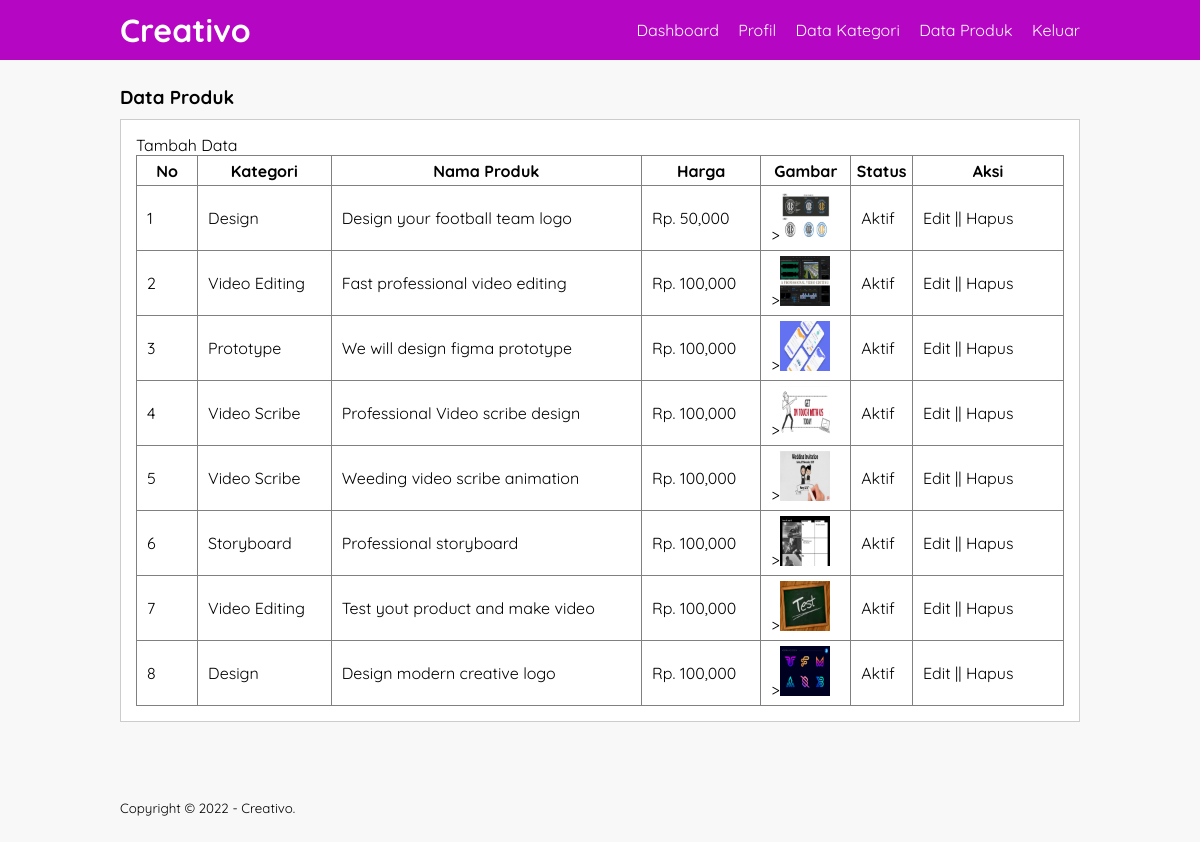
The app's page /data-produk.php (signed in) with its own data.
### tables this page shows
CREATE TABLE `tb_product` (
  `product_id` int(11) NOT NULL,
  `category_id` int(11) NOT NULL,
  `product_name` varchar(100) NOT NULL,
  `product_price` int(11) NOT NULL,
  `product_description` text NOT NULL,
  `product_image` varchar(100) NOT NULL,
  `product_status` tinyint(1) NOT NULL,
  `date_created` timestamp NOT NULL DEFAULT current_timestamp()
);

CREATE TABLE `tb_category` (
  `category_id` int(11) NOT NULL,
  `category_name` varchar(25) NOT NULL
);

### data-produk.php (the view, shortened to what this page needs)
<?php
	include 'db.php';
 ?>
<!DOCTYPE html>
<html>
<head>
	<link rel="stylesheet" type="text/css" href="css/style.css">
</head>
<body>
	<header>
		<div class="container">
			<h1><a href="dashboard.php">Creativo</a></h1>
				<ul>
					<li><a href="dashboard.php">Dashboard</a></li>
					<li><a href="profil.php">Profil</a></li>
					<li><a href="data-kategori.php">Data Kategori</a></li>
					<li><a href="data-produk.php">Data Produk</a></li>
					<li><a href="keluar.php">Keluar</a></li>
				</ul>
		</div>
	</header>
	<div class="section">
		<div class="container">
			<h3>Data Produk</h3>
			<div class="box">
				<p><a href="tambah-produk.php">Tambah Data</a></p>
				<table border="1" cellspacing="0" class="table">
					<thead>
						<tr>
							<th width="60px">No</th>
							<th>Kategori</th>
							<th>Nama Produk</th>
							<th>Harga</th>
							<th>Gambar</th>
							<th>Status</th>
							<th width="150px">Aksi</th>
						</tr>
					</thead>
					<tbody>
						<?php
							$no = 1;
							$produk = mysqli_query($conn, "SELECT * FROM tb_product LEFT JOIN tb_category USING (category_id) ORDER BY product_id DESC");
							if(mysqli_num_rows($produk) > 0){
							while ($row = mysqli_fetch_array($produk)) {
							?>
						<tr>
							<td><?php echo $no++ ?></td>
							<td><?php echo $row['category_name'] ?></td>
							<td><?php echo $row['product_name'] ?></td>
							<td>Rp. <?php echo number_format($row['product_price']) ?></td>
							<td><a href="produk/<?php echo $row['product_image'] ?>" target="_blank">><img src="produk/<?php echo $row['product_image'] ?>" width="50px"> </a></td>
							<td><?php echo ($row['product_status'] == 0)? 'Tidak Aktif':'Aktif'; ?></td>
							<td>
								<a href="edit-produk.php?id=<?php echo $row['product_id'] ?>">Edit</a> || <a href="proses-hapus.php?idp=<?php echo $row['product_id'] ?>" onclick="return confirm('Yakin ingin hapus ?')">Hapus</a>
							</td>
						</tr>
						<?php }}else{ ?>
							<tr>
								<td colspan="7">Tidak ada data</td>
							</tr>
							<?php } ?>
					</tbody>
				</table>
			</div>
		</div>
	</div>
	<footer>
		<div class="container">
			<small>Copyright &copy; 2022 - Creativo.</small>
	</footer>
</body>
</html>

### css/style.css (style rules this page uses)
* { padding:0; margin:0; font-family: 'Quicksand', sans-serif; }
body { background-color: #f8f8f8; }
a { color: inherit; text-decoration: none; }
header { background-color: #B506C4; color: #fff; }
.container { width: 80%; margin:0 auto; }
header h1 { float: left; padding: 10px 0; }
header ul { float: right; }
header ul li { display: inline-block; }
header ul li a { padding: 20px 0 20px 15px; display: inline-block; }
.container:after { content: ''; display: block; clear: both; }
.section { padding: 25px 0; }
footer { padding: 25px 0; }
.box { background-color: #fff; border: 1px solid #ccc; padding: 15px; box-sizing: border-box; margin: 10px 0 25px 0; }
.box:after { content: ''; display: block; clear: both; }
.table { width: 100%; border-collapse: collapse; }
.table tr { height: 30px; }
.table tr td { padding: 5px 10px; }

### records on screen
tb_product: category.category_name "Design", product_name "Design your football team logo", product_price "50,000", product_image (picture), product_status "Aktif"
tb_product: category.category_name "Video Editing", product_name "Fast professional video editing", product_price "100,000", product_image (picture), product_status "Aktif"
tb_product: category.category_name "Prototype", product_name "We will design figma prototype", product_price "100,000", product_image (picture), product_status "Aktif"
tb_product: category.category_name "Video Scribe", product_name "Professional Video scribe design", product_price "100,000", product_image (picture), product_status "Aktif"
tb_product: category.category_name "Video Scribe", product_name "Weeding video scribe animation", product_price "100,000", product_image (picture), product_status "Aktif"
tb_product: category.category_name "Storyboard", product_name "Professional storyboard", product_price "100,000", product_image (picture), product_status "Aktif"
tb_product: category.category_name "Video Editing", product_name "Test yout product and make video", product_price "100,000", product_image (picture), product_status "Aktif"
tb_product: category.category_name "Design", product_name "Design modern creative logo", product_price "100,000", product_image (picture), product_status "Aktif"
